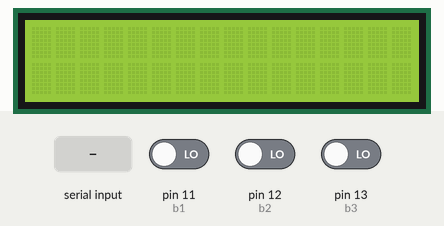
Recording of a sketch running on a simulated Arduino Uno, built with avr-gcc and run on an emulated ATmega328P. Shown: 16×2 character LCD. Inputs (shaded band) come from the test bench; at power-on: pin 11 (b1) LOW, pin 12 (b2) LOW, pin 13 (b3) LOW.

Above: at 1.2 s.
1.3 s: pin 11 (b1) driven HIGH
At 2.6 s:
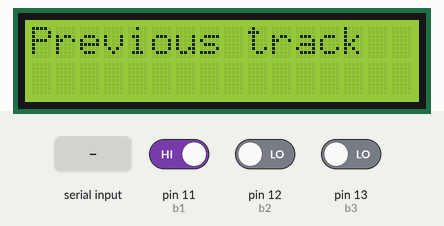
2.9 s: pin 12 (b2) driven HIGH
At 4.0 s:
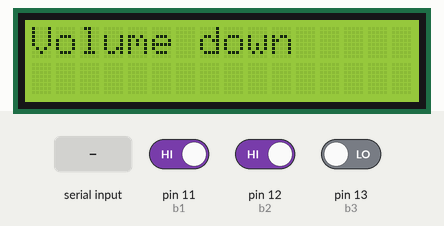
4.4 s: byte 30 received over Serial
6.1 s: byte 90 received over Serial
At 6.26 s:
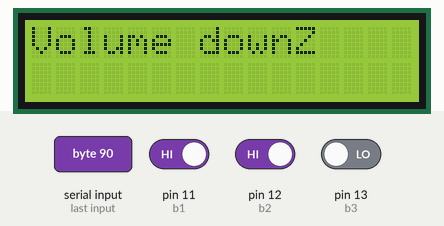
7.8 s: byte 120 received over Serial
At 7.95 s:
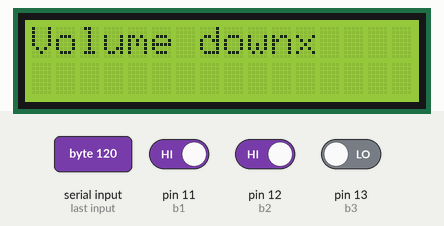
9.5 s: pin 11 (b1) driven LOW
At 10.6 s:
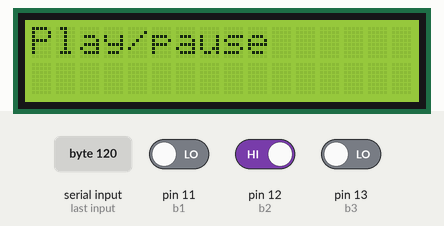
Timing chart, 0 to 12.0 s (numbered marks = the images above; inputs shaded):
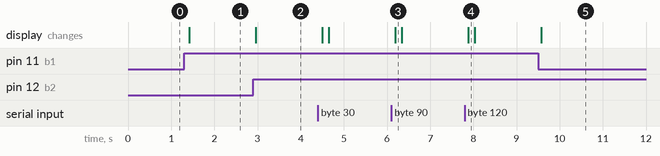

The sketch:

remote.ino
```cpp
#include <LiquidCrystal.h>

// LCD pins
const int rs = 2, en = 3, d4 = 4, d5 = 5, d6 = 6, d7 = 7;

// Button pins
const int b1 = 11, b2 = 12, b3 = 13;


LiquidCrystal lcd(rs, en, d4, d5, d6, d7);

void setup() {
  // Initialise LCD
  lcd.begin(16, 2);
  lcd.home();

  // Initialise serial communications
  Serial.begin(9600);

  // Initialise buttons
  pinMode(b1, INPUT);
  pinMode(b2, INPUT);
  pinMode(b3, INPUT);
}

void loop() {
  // Read data from serial buffer if available
  if(Serial.available() > 0) {
    char letter = Serial.read();
    if(letter != '\n') {
      lcd.write(letter);
    }
  }

  delay(150);

  int b1State = digitalRead(b1);
  int b2State = digitalRead(b2);
  int b3State = digitalRead(b3);


  // Encode state of buttons as 3 bit binary number
  int buttonStates = 0;
  if (b1State == 1) {
    buttonStates = buttonStates + 4;
  }
  if (b2State == 1) {
    buttonStates = buttonStates + 2;
  }
  if (b3State == 1) {
    buttonStates = buttonStates + 1;
  }


  switch (buttonStates) {
    case 4:
      lcd.clear();
      lcd.print("Previous track");
      break;

    case 2:
      lcd.clear();
      lcd.print("Play/pause");
      break;

    case 1:
      lcd.clear();
      lcd.print("Next track");
      break;

    case 6:
      lcd.clear();
      lcd.print("Volume down");
      break;

    case 3:
      lcd.clear();
      lcd.print("Volume up");
      break;
  }

}
```

Measured:
- after the input at 1.3 s, the display: changes after 0.12 s (image 1)
- after the input at 2.9 s, the display: changes after 0.06 s (image 2)
- after the input at 6.1 s, the display: changes after 0.09 s (image 3)
- after the input at 7.8 s, the display: changes after 0.08 s (image 4)
- after the input at 9.5 s, the display: changes after 0.07 s (image 5)
